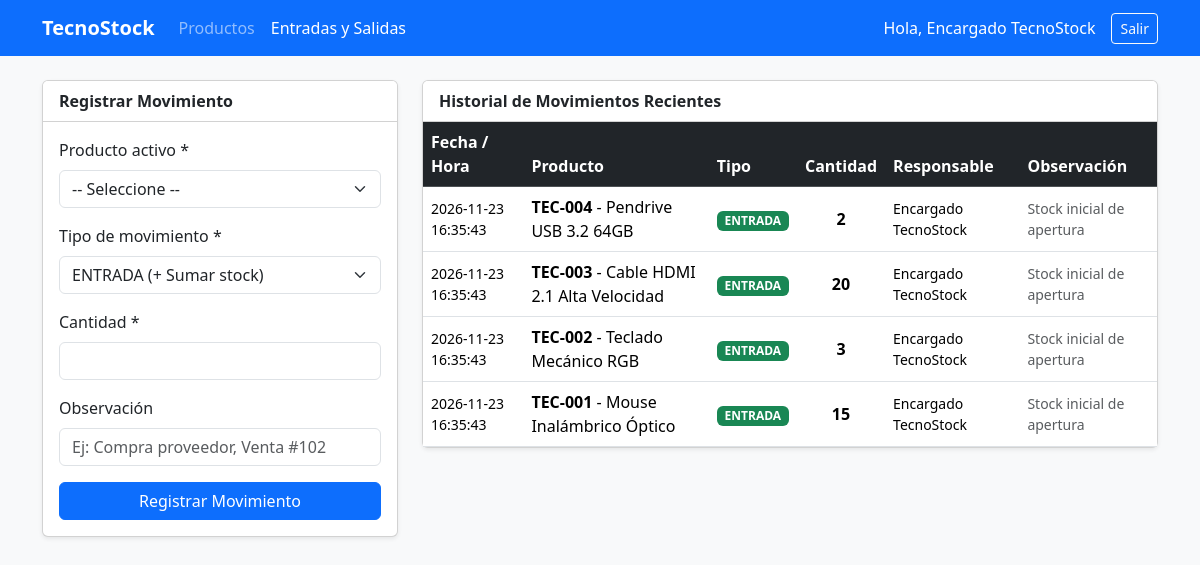
Before: /movimientos.php (signed in) with the older database file.
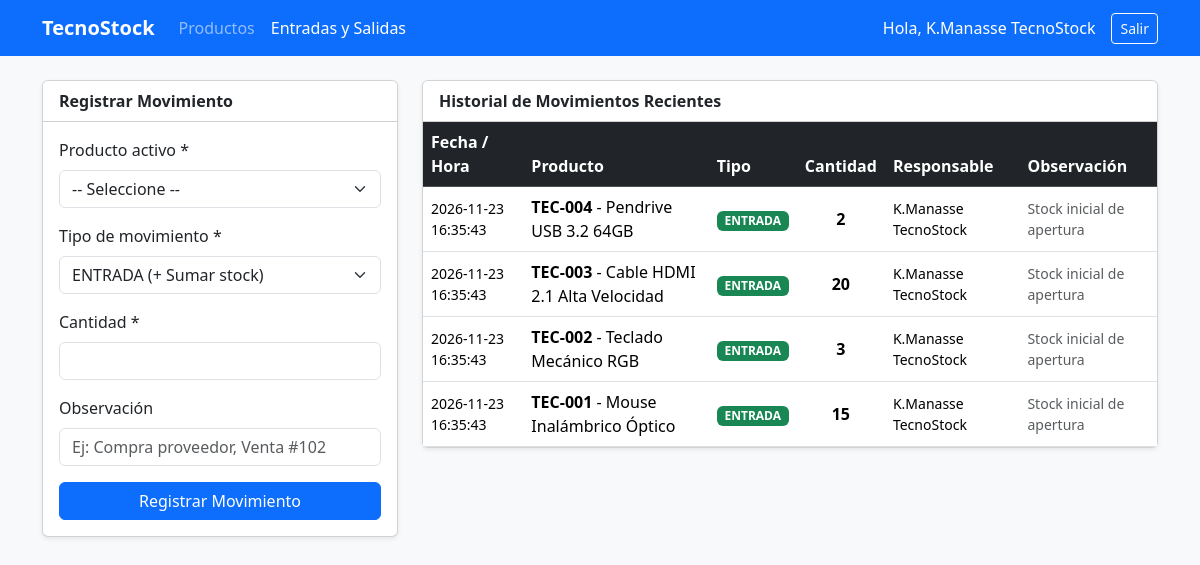
After: the same page with the newer database file.
### tables this page shows
CREATE TABLE movimiento (
    id_movimiento INT AUTO_INCREMENT PRIMARY KEY,
    fecha_hora DATETIME NOT NULL DEFAULT CURRENT_TIMESTAMP,
    tipo ENUM('ENTRADA', 'SALIDA') NOT NULL,
    cantidad INT NOT NULL CHECK (cantidad > 0),
    observacion VARCHAR(255) NULL,
    id_producto INT NOT NULL,
    id_usuario INT NOT NULL,
    CONSTRAINT fk_movimiento_producto FOREIGN KEY (id_producto)
        REFERENCES producto(id_producto)
        ON UPDATE CASCADE
        ON DELETE RESTRICT,
    CONSTRAINT fk_movimiento_usuario FOREIGN KEY (id_usuario)
        REFERENCES usuario(id_usuario)
        ON UPDATE CASCADE
        ON DELETE RESTRICT
);

CREATE TABLE producto (
    id_producto INT AUTO_INCREMENT PRIMARY KEY,
    codigo VARCHAR(30) NOT NULL UNIQUE,
    nombre VARCHAR(120) NOT NULL,
    descripcion TEXT NULL,
    precio DECIMAL(10, 2) NOT NULL CHECK (precio >= 0),
    stock_actual INT NOT NULL DEFAULT 0 CHECK (stock_actual >= 0),
    stock_minimo INT NOT NULL DEFAULT 0 CHECK (stock_minimo >= 0),
    estado TINYINT(1) NOT NULL DEFAULT 1,
    id_categoria INT NOT NULL,
    CONSTRAINT fk_producto_categoria FOREIGN KEY (id_categoria)
        REFERENCES categoria(id_categoria)
        ON UPDATE CASCADE
        ON DELETE RESTRICT
);

CREATE TABLE usuario (
    id_usuario INT AUTO_INCREMENT PRIMARY KEY,
    nombre VARCHAR(100) NOT NULL,
    correo VARCHAR(120) NOT NULL UNIQUE,
    clave VARCHAR(255) NOT NULL,
    estado TINYINT(1) NOT NULL DEFAULT 1
);

### movimientos.php (the view, shortened to what this page needs)
<?php
require_once 'conexion.php';
$historial = $pdo->query("
    SELECT m.*, p.codigo, p.nombre AS producto_nombre, u.nombre AS usuario_nombre
    FROM movimiento m
    INNER JOIN producto p ON m.id_producto = p.id_producto
    INNER JOIN usuario u ON m.id_usuario = u.id_usuario
    ORDER BY m.fecha_hora DESC, m.id_movimiento DESC
    LIMIT 30
")->fetchAll();
?>
<!DOCTYPE html>
<html lang="es">
<head>
    <link href="https://cdn.jsdelivr.net/npm/bootstrap@5.3.3/dist/css/bootstrap.min.css" rel="stylesheet">
</head>
<body class="bg-light">
<nav class="navbar navbar-expand-lg navbar-dark bg-primary mb-4">
    <div class="container">
        <a class="navbar-brand fw-bold" href="index.php">TecnoStock</a>
        <div class="navbar-nav me-auto">
            <a class="nav-link" href="index.php">Productos</a>
            <a class="nav-link active" href="movimientos.php">Entradas y Salidas</a>
        </div>
        <span class="navbar-text text-white me-3">Hola, <?= htmlspecialchars($_SESSION['nombre_usuario']) ?></span>
        <a href="logout.php" class="btn btn-outline-light btn-sm">Salir</a>
    </div>
</nav>
<div class="container">
    <div class="row g-4">
        <div class="col-md-4">
            <div class="card shadow-sm">
                <div class="card-header bg-white fw-bold">Registrar Movimiento</div>
                <div class="card-body">
                    <form method="POST" id="formMovimiento">
                        <div class="mb-3">
                            <label class="form-label">Producto activo *</label>
                            <select name="id_producto" id="sel_producto" class="form-select" required>
                                <option value="">-- Seleccione --</option>
                            </select>
                        </div>
                        <div class="mb-3">
                            <label class="form-label">Tipo de movimiento *</label>
                            <select name="tipo" id="sel_tipo" class="form-select" required>
                                <option value="ENTRADA">ENTRADA (+ Sumar stock)</option>
                            </select>
                        </div>
                        <div class="mb-3">
                            <label class="form-label">Cantidad *</label>
                            <input type="number" name="cantidad" id="inp_cantidad" min="1" class="form-control" required>
                        </div>
                        <div class="mb-3">
                            <label class="form-label">Observación</label>
                            <input type="text" name="observacion" class="form-control" placeholder="Ej: Compra proveedor, Venta #102">
                        </div>
                        <button type="submit" class="btn btn-primary w-100">Registrar Movimiento</button>
                    </form>
                </div>
            </div>
        </div>
        <div class="col-md-8">
            <div class="card shadow-sm">
                <div class="card-header bg-white fw-bold">Historial de Movimientos Recientes</div>
                <div class="table-responsive">
                    <table class="table table-hover align-middle mb-0">
                        <thead class="table-dark">
                            <tr>
                                <th>Fecha / Hora</th>
                                <th>Producto</th>
                                <th>Tipo</th>
                                <th class="text-center">Cantidad</th>
                                <th>Responsable</th>
                                <th>Observación</th>
                            </tr>
                        </thead>
                        <tbody>
                            <?php foreach ($historial as $h): ?>
                            <tr>
                                <td class="small"><?= htmlspecialchars($h['fecha_hora']) ?></td>
                                <td><strong><?= htmlspecialchars($h['codigo']) ?></strong> - <?= htmlspecialchars($h['producto_nombre']) ?></td>
                                <td>
                                    <span class="badge <?= $h['tipo'] === 'ENTRADA' ? 'bg-success' : 'bg-danger' ?>">
                                        <?= $h['tipo'] ?>
                                    </span>
                                </td>
                                <td class="text-center fw-bold"><?= $h['cantidad'] ?></td>
                                <td class="small"><?= htmlspecialchars($h['usuario_nombre']) ?></td>
                                <td class="small text-muted"><?= htmlspecialchars($h['observacion'] ?? '') ?></td>
                            </tr>
                            <?php endforeach; ?>
                        </tbody>
                    </table>
                </div>
            </div>
        </div>
    </div>
</div>
</body>
</html>

Changed rows visible on the page:
changed through a linked row, movimiento "TEC-004": id_usuario.nombre "Encargado TecnoStock" → "K.Manasse TecnoStock"
changed through a linked row, movimiento "TEC-003": id_usuario.nombre "Encargado TecnoStock" → "K.Manasse TecnoStock"
changed through a linked row, movimiento "TEC-002": id_usuario.nombre "Encargado TecnoStock" → "K.Manasse TecnoStock"
changed through a linked row, movimiento "TEC-001": id_usuario.nombre "Encargado TecnoStock" → "K.Manasse TecnoStock"
Other visible differences:
$_SESSION['nombre_usuario']: "Encargado TecnoStock" → "K.Manasse TecnoStock"
